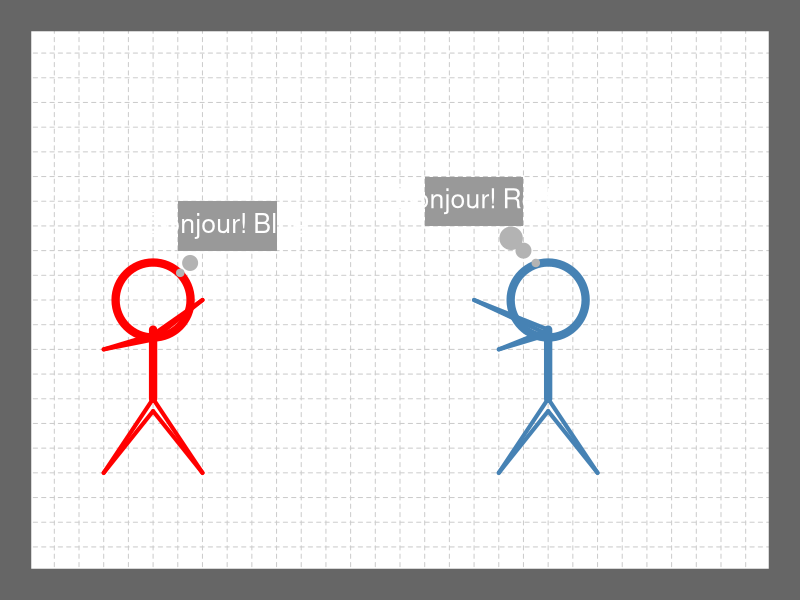

This chart was generated by the following R code:
par(bg = "white",mar = c(0,0,0,0))

plot(-10:10,-10:10, type = "n", asp = 1,
     xlim = c(-5,25),
     xaxt = "n", xlab = "", ylab = "", yaxt = "n", 
     las = T, 
     cex.axis = .8)

abline(v = seq(-10,30,1), h = seq(-15,15,1), lty = 2, col = "grey80")


axis(1,at = -15:30, labels = -15:30, cex.lab = .5, cex.axis = .8)
axis(2,at = -15:15, labels = -15:15, cex.lab = .5, cex.axis = .8, las = T)

###red
points(0,0, pch = 1, cex  = 10, col = "red", lwd = 8)

segments(0,-1.2,0,-4, col = "red", lwd = 8)


segments(0,-4,-2,-7, col = "red", lwd = 4)
segments(0,-4,2,-7, col = "red", lwd = 4)

segments(0,-4.5,-2,-7, col = "red", lwd = 4)
segments(0,-4.5,2,-7, col = "red", lwd = 4)



segments(0,-1.4,-2,-2, col = "red", lwd = 4)
segments(0,-1.4,2,0, col = "red", lwd = 4)

segments(0,-1.6,-2,-2, col = "red", lwd = 4)
segments(0,-1.6,2,0, col = "red", lwd = 4)




###blue 
points(16,0, pch = 1, cex  = 10, col = "steelblue", lwd = 8)
#segments(14,-15.1,14,-5)
segments(16,-1.2,16,-4, col = "steelblue", lwd = 8)


segments(16,-4,14,-7, col = "steelblue", lwd = 4)
segments(16,-4,18,-7, col = "steelblue", lwd = 4)

segments(16,-4.5,14,-7, col = "steelblue", lwd = 4)
segments(16,-4.5,18,-7, col = "steelblue", lwd = 4)


segments(16,-1.2,13,0, col = "steelblue", lwd = 4)
segments(16,-1.2,14,-2, col = "steelblue", lwd = 4)

segments(16,-1.4,13,0, col = "steelblue", lwd = 4)
segments(16,-1.4,14,-2, col = "steelblue", lwd = 4)


#dialogue
points(1.1,1.1, pch = 19, col = "grey70")
points(1.5,1.5, pch = 19, col = "grey70", cex = 2)
#points(2,2, pch = 19, col = "grey70", cex = 3)

rect(1,2,5,4, col = "grey60", border = NA)
text(3, 3, "Bonjour! Blue", col = "white", cex = 1.6)


points(15.5,1.5, pch = 19, col = "grey70")
points(15,2, pch = 19, col = "grey70", cex = 2)
points(14.5,2.5, pch = 19, col = "grey70", cex = 3)

rect(11,3,15,5, col = "grey60", border = NA)
text(13, 4, "Bonjour! Red", col = "white", cex = 1.6)




box(which = "plot",col = "#666666", lwd = 60)
#points(0,0, pch =19, cex = .3)

